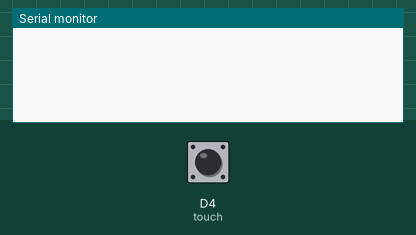
Recording of a sketch running on a simulated ESP8266 (NodeMCU). Parts: the last lines printed to the serial monitor. Inputs (shaded band) come from the test bench; at power-on: D4 (touch) LOW.

Above: at 1.2 s.
1.3 s: D4 (touch) pulled HIGH for 0.15 s
At 2.5 s:
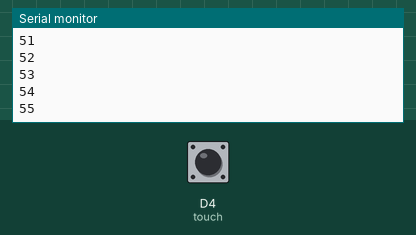
2.9 s: D4 (touch) pulled HIGH for 1 s
At 4.9 s:
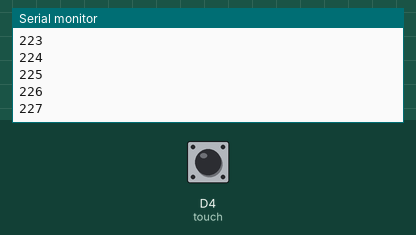
5.4 s: D4 (touch) pulled HIGH for 3.2 s
At 9.7 s:
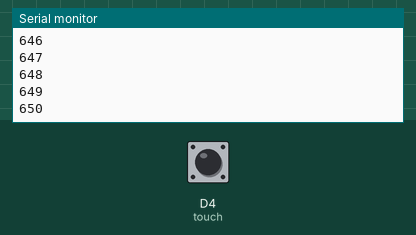
Timing chart, 0 to 11.2 s (numbered marks = the images above; inputs shaded):
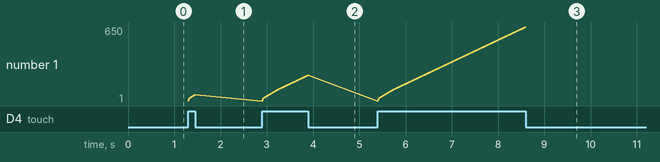

The sketch:

touch.ino
```cpp
#define touch D4

int value = 0;
int touchSeconds = 0;

void setup() {
  // put your setup code here, to run once:
  Serial.begin(9600);
  pinMode(touch, INPUT);
}

void loop() {
  // put your main code here, to run repeatedly:
  value = digitalRead(touch);

  if (value == HIGH) {
    touchSeconds++;
    Serial.println(touchSeconds);

    if (touchSeconds >= 1000) {
      Serial.print("value -> ");
      Serial.println(value);

      touchSeconds = 0;
      delay(5000);
    }
  } else {
    touchSeconds = 0;
  }
}
```

Measured:
- after the input at 1.3 s, the serial monitor: prints a new line at once (image 1)
- after the input at 2.9 s, the serial monitor: prints a new line after 0.15 s (image 2)
- plotted number 1: 55 → 227 after the input at 2.9 s
